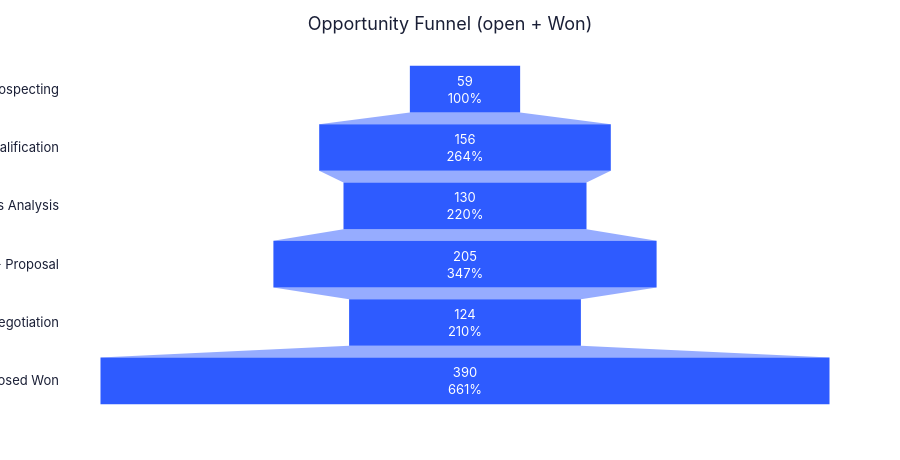

The code cell stored with this chart in its notebook:
### Markdown cell above
### 2.1 Stage funnel

### Code cell
funnel = con.execute("""
SELECT Stage, COUNT(*) AS opp_count, SUM(Amount) AS total_amount
FROM Opportunities
WHERE Stage NOT LIKE '07%'
GROUP BY Stage ORDER BY Stage
""").df()

fig = go.Figure(go.Funnel(y=funnel['Stage'], x=funnel['opp_count'],
                          textinfo='value+percent initial',
                          marker={'color': PRIMARY}))
fig.update_layout(title='Opportunity Funnel (open + Won)', height=460)
fig.show()

### Figure 1 — Plotly figure (JSON) as saved in the notebook; plotly's stock layout.template omitted (floating-point values rounded to 4 significant figures)
{"data": [{"marker": {"color": "#2E5BFF"}, "textinfo": "value+percent initial", "type": "funnel", "x": [59, 156, 130, 205, 124, 390], "y": ["01 - Prospecting", "02 - Qualification", "03 - Needs Analysis", "04 - Proposal", "05 - Negotiation", "06 - Closed Won"]}], "layout": {"height": 460, "title": {"text": "Opportunity Funnel (open + Won)"}}}
